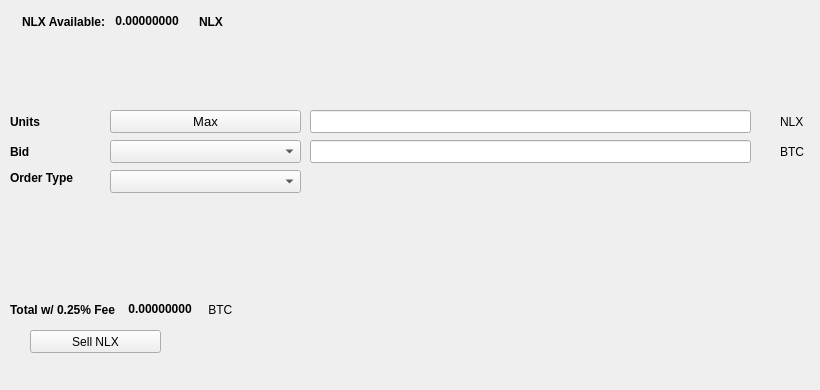
   <widget class="QWidget" name="SellTab">
    <attribute name="title">
     <string>Sell</string>
    </attribute>
    <widget class="QLabel" name="label_16">
     <property name="geometry">
      <rect>
       <x>780</x>
       <y>140</y>
       <width>31</width>
       <height>23</height>
      </rect>
     </property>
     <property name="text">
      <string>BTC</string>
     </property>
    </widget>
    <widget class="QComboBox" name="SellBidcomboBox">
     <property name="geometry">
      <rect>
       <x>110</x>
       <y>140</y>
       <width>191</width>
       <height>23</height>
      </rect>
     </property>
     <property name="font">
      <font>
       <pointsize>10</pointsize>
      </font>
     </property>
    </widget>
    <widget class="QLabel" name="label_18">
     <property name="geometry">
      <rect>
       <x>10</x>
       <y>110</y>
       <width>46</width>
       <height>23</height>
      </rect>
     </property>
     <property name="font">
      <font>
       <weight>75</weight>
       <bold>true</bold>
      </font>
     </property>
     <property name="text">
      <string>Units</string>
     </property>
    </widget>
    <widget class="QPushButton" name="Sell_Max_Amount">
     <property name="geometry">
      <rect>
       <x>110</x>
       <y>110</y>
       <width>191</width>
       <height>23</height>
      </rect>
     </property>
     <property name="font">
      <font>
       <pointsize>10</pointsize>
      </font>
     </property>
     <property name="text">
      <string>Max</string>
     </property>
    </widget>
    <widget class="QLabel" name="label_20">
     <property name="geometry">
      <rect>
       <x>10</x>
       <y>170</y>
       <width>91</width>
       <height>16</height>
      </rect>
     </property>
     <property name="font">
      <font>
       <weight>75</weight>
       <bold>true</bold>
      </font>
     </property>
     <property name="text">
      <string>Order Type</string>
     </property>
    </widget>
    <widget class="QComboBox" name="SellOrdertypeCombo">
     <property name="geometry">
      <rect>
       <x>110</x>
       <y>170</y>
       <width>191</width>
       <height>23</height>
      </rect>
     </property>
     <property name="font">
      <font>
       <pointsize>10</pointsize>
      </font>
     </property>
    </widget>
    <widget class="QLabel" name="label_21">
     <property name="geometry">
      <rect>
       <x>10</x>
       <y>140</y>
       <width>46</width>
       <height>23</height>
      </rect>
     </property>
     <property name="font">
      <font>
       <weight>75</weight>
       <bold>true</bold>
      </font>
     </property>
     <property name="text">
      <string>Bid</string>
     </property>
    </widget>
    <widget class="QLabel" name="label_22">
     <property name="geometry">
      <rect>
       <x>780</x>
       <y>110</y>
       <width>31</width>
       <height>23</height>
      </rect>
     </property>
     <property name="text">
      <string>NLX</string>
     </property>
    </widget>
    <widget class="QLineEdit" name="UnitsInputICH">
     <property name="geometry">
      <rect>
       <x>310</x>
       <y>110</y>
       <width>441</width>
       <height>23</height>
      </rect>
     </property>
     <property name="font">
      <font>
       <pointsize>9</pointsize>
       <weight>75</weight>
       <bold>true</bold>
      </font>
     </property>
    </widget>
    <widget class="QLineEdit" name="SellBidPriceEdit">
     <property name="geometry">
      <rect>
       <x>310</x>
       <y>140</y>
       <width>441</width>
       <height>23</height>
      </rect>
     </property>
     <property name="font">
      <font>
       <pointsize>9</pointsize>
       <weight>75</weight>
       <bold>true</bold>
      </font>
     </property>
    </widget>
    <widget class="QPushButton" name="SellICHBTN">
     <property name="geometry">
      <rect>
       <x>30</x>
       <y>330</y>
       <width>131</width>
       <height>23</height>
      </rect>
     </property>
     <property name="text">
      <string>Sell NLX</string>
     </property>
     <property name="icon">
      <iconset resource="../nullex">
       <normaloff>:/icons/bitcoin</normaloff>:/icons/bitcoin</iconset>
     </property>
    </widget>
    <widget class="QWidget" name="layoutWidget3">
     <property name="geometry">
      <rect>
       <x>22</x>
       <y>12</y>
       <width>258</width>
       <height>19</height>
      </rect>
     </property>
     <layout class="QHBoxLayout" name="horizontalLayout">
      <item>
       <widget class="QLabel" name="label232_2">
        <property name="font">
         <font>
          <weight>75</weight>
          <bold>true</bold>
         </font>
        </property>
        <property name="text">
         <string>NLX Available:</string>
        </property>
       </widget>
      </item>
      <item>
       <widget class="QLabel" name="ICHAvailableLabel">
        <property name="palette">
         <palette>
          <active>
           <colorrole role="WindowText">
            <brush brushstyle="SolidPattern">
             <color alpha="255">
              <red>0</red>
              <green>0</green>
              <blue>0</blue>
             </color>
            </brush>
           </colorrole>
           <colorrole role="Button">
            <brush brushstyle="SolidPattern">
             <color alpha="255">
              <red>0</red>
              <green>170</green>
              <blue>0</blue>
             </color>
            </brush>
           </colorrole>
           <colorrole role="Light">
            <brush brushstyle="SolidPattern">
             <color alpha="255">
              <red>0</red>
              <green>255</green>
              <blue>0</blue>
             </color>
            </brush>
           </colorrole>
           <colorrole role="Midlight">
            <brush brushstyle="SolidPattern">
             <color alpha="255">
              <red>0</red>
              <green>212</green>
              <blue>0</blue>
             </color>
            </brush>
           </colorrole>
           <colorrole role="Dark">
            <brush brushstyle="SolidPattern">
             <color alpha="255">
              <red>0</red>
              <green>85</green>
              <blue>0</blue>
             </color>
            </brush>
           </colorrole>
           <colorrole role="Mid">
            <brush brushstyle="SolidPattern">
             <color alpha="255">
              <red>0</red>
              <green>113</green>
              <blue>0</blue>
             </color>
            </brush>
           </colorrole>
           <colorrole role="Text">
            <brush brushstyle="SolidPattern">
             <color alpha="255">
              <red>0</red>
              <green>170</green>
              <blue>0</blue>
             </color>
            </brush>
           </colorrole>
           <colorrole role="BrightText">
            <brush brushstyle="SolidPattern">
             <color alpha="255">
              <red>255</red>
              <green>255</green>
              <blue>255</blue>
             </color>
            </brush>
           </colorrole>
           <colorrole role="ButtonText">
            <brush brushstyle="SolidPattern">
             <color alpha="255">
              <red>0</red>
              <green>0</green>
              <blue>0</blue>
             </color>
            </brush>
           </colorrole>
           <colorrole role="Base">
            <brush brushstyle="SolidPattern">
             <color alpha="255">
              <red>255</red>
              <green>255</green>
              <blue>255</blue>
             </color>
            </brush>
           </colorrole>
           <colorrole role="Window">
            <brush brushstyle="SolidPattern">
             <color alpha="255">
              <red>0</red>
              <green>170</green>
              <blue>0</blue>
             </color>
            </brush>
           </colorrole>
           <colorrole role="Shadow">
            <brush brushstyle="SolidPattern">
             <color alpha="255">
              <red>0</red>
              <green>0</green>
              <blue>0</blue>
             </color>
            </brush>
           </colorrole>
           <colorrole role="AlternateBase">
            <brush brushstyle="SolidPattern">
             <color alpha="255">
              <red>127</red>
              <green>212</green>
              <blue>127</blue>
             </color>
            </brush>
           </colorrole>
           <colorrole role="ToolTipBase">
            <brush brushstyle="SolidPattern">
             <color alpha="255">
              <red>255</red>
              <green>255</green>
              <blue>220</blue>
             </color>
            </brush>
           </colorrole>
           <colorrole role="ToolTipText">
            <brush brushstyle="SolidPattern">
             <color alpha="255">
              <red>0</red>
              <green>0</green>
              <blue>0</blue>
             </color>
            </brush>
           </colorrole>
          </active>
          <inactive>
           <colorrole role="WindowText">
            <brush brushstyle="SolidPattern">
             <color alpha="255">
              <red>0</red>
              <green>0</green>
              <blue>0</blue>
             </color>
            </brush>
           </colorrole>
           <colorrole role="Button">
            <brush brushstyle="SolidPattern">
             <color alpha="255">
              <red>0</red>
              <green>170</green>
              <blue>0</blue>
             </color>
            </brush>
           </colorrole>
           <colorrole role="Light">
            <brush brushstyle="SolidPattern">
             <color alpha="255">
              <red>0</red>
              <green>255</green>
              <blue>0</blue>
             </color>
            </brush>
           </colorrole>
           <colorrole role="Midlight">
            <brush brushstyle="SolidPattern">
             <color alpha="255">
              <red>0</red>
              <green>212</green>
              <blue>0</blue>
             </color>
            </brush>
           </colorrole>
           <colorrole role="Dark">
            <brush brushstyle="SolidPattern">
             <color alpha="255">
              <red>0</red>
              <green>85</green>
              <blue>0</blue>
             </color>
            </brush>
           </colorrole>
           <colorrole role="Mid">
            <brush brushstyle="SolidPattern">
             <color alpha="255">
              <red>0</red>
              <green>113</green>
              <blue>0</blue>
             </color>
            </brush>
           </colorrole>
           <colorrole role="Text">
            <brush brushstyle="SolidPattern">
             <color alpha="255">
              <red>0</red>
              <green>170</green>
              <blue>0</blue>
             </color>
            </brush>
           </colorrole>
           <colorrole role="BrightText">
            <brush brushstyle="SolidPattern">
             <color alpha="255">
              <red>255</red>
              <green>255</green>
              <blue>255</blue>
             </color>
            </brush>
           </colorrole>
           <colorrole role="ButtonText">
            <brush brushstyle="SolidPattern">
             <color alpha="255">
              <red>0</red>
              <green>0</green>
              <blue>0</blue>
             </color>
            </brush>
           </colorrole>
           <colorrole role="Base">
            <brush brushstyle="SolidPattern">
             <color alpha="255">
              <red>255</red>
              <green>255</green>
              <blue>255</blue>
             </color>
            </brush>
           </colorrole>
           <colorrole role="Window">
            <brush brushstyle="SolidPattern">
             <color alpha="255">
              <red>0</red>
              <green>170</green>
              <blue>0</blue>
             </color>
            </brush>
           </colorrole>
           <colorrole role="Shadow">
            <brush brushstyle="SolidPattern">
             <color alpha="255">
              <red>0</red>
              <green>0</green>
              <blue>0</blue>
             </color>
            </brush>
           </colorrole>
           <colorrole role="AlternateBase">
            <brush brushstyle="SolidPattern">
             <color alpha="255">
              <red>127</red>
              <green>212</green>
              <blue>127</blue>
             </color>
            </brush>
           </colorrole>
           <colorrole role="ToolTipBase">
            <brush brushstyle="SolidPattern">
             <color alpha="255">
              <red>255</red>
              <green>255</green>
              <blue>220</blue>
             </color>
            </brush>
           </colorrole>
           <colorrole role="ToolTipText">
            <brush brushstyle="SolidPattern">
             <color alpha="255">
              <red>0</red>
              <green>0</green>
              <blue>0</blue>
             </color>
            </brush>
           </colorrole>
          </inactive>
          <disabled>
           <colorrole role="WindowText">
            <brush brushstyle="SolidPattern">
             <color alpha="255">
              <red>0</red>
              <green>85</green>
              <blue>0</blue>
             </color>
            </brush>
           </colorrole>
           <colorrole role="Button">
            <brush brushstyle="SolidPattern">
             <color alpha="255">
              <red>0</red>
              <green>170</green>
              <blue>0</blue>
             </color>
            </brush>
           </colorrole>
           <colorrole role="Light">
            <brush brushstyle="SolidPattern">
             <color alpha="255">
              <red>0</red>
              <green>255</green>
              <blue>0</blue>
             </color>
            </brush>
           </colorrole>
           <colorrole role="Midlight">
            <brush brushstyle="SolidPattern">
             <color alpha="255">
              <red>0</red>
              <green>212</green>
              <blue>0</blue>
             </color>
            </brush>
           </colorrole>
           <colorrole role="Dark">
            <brush brushstyle="SolidPattern">
             <color alpha="255">
              <red>0</red>
              <green>85</green>
              <blue>0</blue>
             </color>
            </brush>
           </colorrole>
           <colorrole role="Mid">
            <brush brushstyle="SolidPattern">
             <color alpha="255">
              <red>0</red>
              <green>113</green>
              <blue>0</blue>
             </color>
            </brush>
           </colorrole>
           <colorrole role="Text">
            <brush brushstyle="SolidPattern">
             <color alpha="255">
              <red>0</red>
              <green>85</green>
              <blue>0</blue>
             </color>
            </brush>
           </colorrole>
           <colorrole role="BrightText">
            <brush brushstyle="SolidPattern">
             <color alpha="255">
              <red>255</red>
              <green>255</green>
              <blue>255</blue>
             </color>
            </brush>
           </colorrole>
           <colorrole role="ButtonText">
            <brush brushstyle="SolidPattern">
             <color alpha="255">
              <red>0</red>
              <green>85</green>
              <blue>0</blue>
             </color>
            </brush>
           </colorrole>
           <colorrole role="Base">
            <brush brushstyle="SolidPattern">
             <color alpha="255">
              <red>0</red>
              <green>170</green>
              <blue>0</blue>
             </color>
            </brush>
           </colorrole>
           <colorrole role="Window">
            <brush brushstyle="SolidPattern">
             <color alpha="255">
              <red>0</red>
              <green>170</green>
              <blue>0</blue>
             </color>
            </brush>
           </colorrole>
           <colorrole role="Shadow">
            <brush brushstyle="SolidPattern">
             <color alpha="255">
              <red>0</red>
              <green>0</green>
              <blue>0</blue>
             </color>
            </brush>
           </colorrole>
           <colorrole role="AlternateBase">
            <brush brushstyle="SolidPattern">
             <color alpha="255">
              <red>0</red>
              <green>170</green>
              <blue>0</blue>
             </color>
            </brush>
           </colorrole>
           <colorrole role="ToolTipBase">
            <brush brushstyle="SolidPattern">
             <color alpha="255">
              <red>255</red>
              <green>255</green>
              <blue>220</blue>
             </color>
            </brush>
           </colorrole>
           <colorrole role="ToolTipText">
            <brush brushstyle="SolidPattern">
             <color alpha="255">
              <red>0</red>
              <green>0</green>
              <blue>0</blue>
             </color>
            </brush>
           </colorrole>
          </disabled>
         </palette>
        </property>
        <property name="font">
         <font>
          <weight>75</weight>
          <bold>true</bold>
         </font>
        </property>
        <property name="text">
         <string> 0.00000000 </string>
        </property>
        <property name="textInteractionFlags">
         <set>Qt::LinksAccessibleByMouse|Qt::TextSelectableByKeyboard|Qt::TextSelectableByMouse</set>
        </property>
       </widget>
      </item>
      <item>
       <widget class="QLabel" name="labelICH">
        <property name="font">
         <font>
          <weight>75</weight>
          <bold>true</bold>
         </font>
        </property>
        <property name="text">
         <string>NLX</string>
        </property>
       </widget>
      </item>
     </layout>
    </widget>
    <widget class="QWidget" name="layoutWidget">
     <property name="geometry">
      <rect>
       <x>10</x>
       <y>300</y>
       <width>268</width>
       <height>19</height>
      </rect>
     </property>
     <layout class="QHBoxLayout" name="horizontalLayout_2">
      <item>
       <widget class="QLabel" name="label_19">
        <property name="font">
         <font>
          <weight>75</weight>
          <bold>true</bold>
         </font>
        </property>
        <property name="text">
         <string>Total w/ 0.25% Fee </string>
        </property>
       </widget>
      </item>
      <item>
       <widget class="QLabel" name="SellCostLabel">
        <property name="palette">
         <palette>
          <active>
           <colorrole role="WindowText">
            <brush brushstyle="SolidPattern">
             <color alpha="255">
              <red>0</red>
              <green>0</green>
              <blue>0</blue>
             </color>
            </brush>
           </colorrole>
           <colorrole role="Button">
            <brush brushstyle="SolidPattern">
             <color alpha="255">
              <red>0</red>
              <green>170</green>
              <blue>0</blue>
             </color>
            </brush>
           </colorrole>
           <colorrole role="Light">
            <brush brushstyle="SolidPattern">
             <color alpha="255">
              <red>0</red>
              <green>255</green>
              <blue>0</blue>
             </color>
            </brush>
           </colorrole>
           <colorrole role="Midlight">
            <brush brushstyle="SolidPattern">
             <color alpha="255">
              <red>0</red>
              <green>212</green>
              <blue>0</blue>
             </color>
            </brush>
           </colorrole>
           <colorrole role="Dark">
            <brush brushstyle="SolidPattern">
             <color alpha="255">
              <red>0</red>
              <green>85</green>
              <blue>0</blue>
             </color>
            </brush>
           </colorrole>
           <colorrole role="Mid">
            <brush brushstyle="SolidPattern">
             <color alpha="255">
              <red>0</red>
              <green>113</green>
              <blue>0</blue>
             </color>
            </brush>
           </colorrole>
           <colorrole role="Text">
            <brush brushstyle="SolidPattern">
             <color alpha="255">
              <red>0</red>
              <green>170</green>
              <blue>0</blue>
             </color>
            </brush>
           </colorrole>
           <colorrole role="BrightText">
            <brush brushstyle="SolidPattern">
             <color alpha="255">
              <red>255</red>
              <green>255</green>
              <blue>255</blue>
             </color>
            </brush>
           </colorrole>
           <colorrole role="ButtonText">
            <brush brushstyle="SolidPattern">
             <color alpha="255">
              <red>0</red>
              <green>0</green>
              <blue>0</blue>
             </color>
            </brush>
           </colorrole>
           <colorrole role="Base">
            <brush brushstyle="SolidPattern">
             <color alpha="255">
              <red>255</red>
              <green>255</green>
              <blue>255</blue>
             </color>
            </brush>
           </colorrole>
           <colorrole role="Window">
            <brush brushstyle="SolidPattern">
             <color alpha="255">
              <red>0</red>
              <green>170</green>
              <blue>0</blue>
             </color>
            </brush>
           </colorrole>
           <colorrole role="Shadow">
            <brush brushstyle="SolidPattern">
             <color alpha="255">
              <red>0</red>
              <green>0</green>
              <blue>0</blue>
             </color>
            </brush>
           </colorrole>
           <colorrole role="AlternateBase">
            <brush brushstyle="SolidPattern">
             <color alpha="255">
              <red>127</red>
              <green>212</green>
              <blue>127</blue>
             </color>
            </brush>
           </colorrole>
           <colorrole role="ToolTipBase">
            <brush brushstyle="SolidPattern">
             <color alpha="255">
              <red>255</red>
              <green>255</green>
              <blue>220</blue>
             </color>
            </brush>
           </colorrole>
           <colorrole role="ToolTipText">
            <brush brushstyle="SolidPattern">
             <color alpha="255">
              <red>0</red>
              <green>0</green>
              <blue>0</blue>
             </color>
            </brush>
           </colorrole>
          </active>
          <inactive>
           <colorrole role="WindowText">
            <brush brushstyle="SolidPattern">
             <color alpha="255">
              <red>0</red>
              <green>0</green>
              <blue>0</blue>
             </color>
            </brush>
           </colorrole>
           <colorrole role="Button">
            <brush brushstyle="SolidPattern">
             <color alpha="255">
              <red>0</red>
              <green>170</green>
              <blue>0</blue>
             </color>
            </brush>
           </colorrole>
           <colorrole role="Light">
            <brush brushstyle="SolidPattern">
             <color alpha="255">
              <red>0</red>
              <green>255</green>
              <blue>0</blue>
             </color>
            </brush>
           </colorrole>
           <colorrole role="Midlight">
            <brush brushstyle="SolidPattern">
             <color alpha="255">
              <red>0</red>
              <green>212</green>
              <blue>0</blue>
             </color>
            </brush>
           </colorrole>
           <colorrole role="Dark">
            <brush brushstyle="SolidPattern">
             <color alpha="255">
              <red>0</red>
              <green>85</green>
              <blue>0</blue>
             </color>
            </brush>
           </colorrole>
           <colorrole role="Mid">
            <brush brushstyle="SolidPattern">
             <color alpha="255">
              <red>0</red>
              <green>113</green>
              <blue>0</blue>
             </color>
            </brush>
           </colorrole>
           <colorrole role="Text">
            <brush brushstyle="SolidPattern">
             <color alpha="255">
              <red>0</red>
              <green>170</green>
              <blue>0</blue>
             </color>
            </brush>
           </colorrole>
           <colorrole role="BrightText">
            <brush brushstyle="SolidPattern">
             <color alpha="255">
              <red>255</red>
              <green>255</green>
              <blue>255</blue>
             </color>
            </brush>
           </colorrole>
           <colorrole role="ButtonText">
            <brush brushstyle="SolidPattern">
             <color alpha="255">
              <red>0</red>
              <green>0</green>
              <blue>0</blue>
             </color>
            </brush>
           </colorrole>
           <colorrole role="Base">
            <brush brushstyle="SolidPattern">
             <color alpha="255">
              <red>255</red>
              <green>255</green>
              <blue>255</blue>
             </color>
            </brush>
           </colorrole>
           <colorrole role="Window">
            <brush brushstyle="SolidPattern">
             <color alpha="255">
              <red>0</red>
              <green>170</green>
              <blue>0</blue>
             </color>
            </brush>
           </colorrole>
           <colorrole role="Shadow">
            <brush brushstyle="SolidPattern">
             <color alpha="255">
              <red>0</red>
              <green>0</green>
              <blue>0</blue>
             </color>
            </brush>
           </colorrole>
           <colorrole role="AlternateBase">
            <brush brushstyle="SolidPattern">
             <color alpha="255">
              <red>127</red>
              <green>212</green>
              <blue>127</blue>
             </color>
            </brush>
           </colorrole>
           <colorrole role="ToolTipBase">
            <brush brushstyle="SolidPattern">
             <color alpha="255">
              <red>255</red>
              <green>255</green>
              <blue>220</blue>
             </color>
            </brush>
           </colorrole>
           <colorrole role="ToolTipText">
            <brush brushstyle="SolidPattern">
             <color alpha="255">
              <red>0</red>
              <green>0</green>
              <blue>0</blue>
             </color>
            </brush>
           </colorrole>
          </inactive>
          <disabled>
           <colorrole role="WindowText">
            <brush brushstyle="SolidPattern">
             <color alpha="255">
              <red>0</red>
              <green>85</green>
              <blue>0</blue>
             </color>
            </brush>
           </colorrole>
           <colorrole role="Button">
            <brush brushstyle="SolidPattern">
             <color alpha="255">
              <red>0</red>
              <green>170</green>
              <blue>0</blue>
             </color>
            </brush>
           </colorrole>
           <colorrole role="Light">
            <brush brushstyle="SolidPattern">
             <color alpha="255">
              <red>0</red>
              <green>255</green>
              <blue>0</blue>
             </color>
            </brush>
           </colorrole>
           <colorrole role="Midlight">
            <brush brushstyle="SolidPattern">
             <color alpha="255">
              <red>0</red>
              <green>212</green>
              <blue>0</blue>
             </color>
            </brush>
           </colorrole>
           <colorrole role="Dark">
            <brush brushstyle="SolidPattern">
             <color alpha="255">
              <red>0</red>
              <green>85</green>
              <blue>0</blue>
             </color>
            </brush>
           </colorrole>
           <colorrole role="Mid">
            <brush brushstyle="SolidPattern">
             <color alpha="255">
              <red>0</red>
              <green>113</green>
              <blue>0</blue>
             </color>
            </brush>
           </colorrole>
           <colorrole role="Text">
            <brush brushstyle="SolidPattern">
             <color alpha="255">
              <red>0</red>
              <green>85</green>
              <blue>0</blue>
             </color>
            </brush>
           </colorrole>
           <colorrole role="BrightText">
            <brush brushstyle="SolidPattern">
             <color alpha="255">
              <red>255</red>
              <green>255</green>
              <blue>255</blue>
             </color>
            </brush>
           </colorrole>
           <colorrole role="ButtonText">
            <brush brushstyle="SolidPattern">
             <color alpha="255">
              <red>0</red>
              <green>85</green>
              <blue>0</blue>
             </color>
            </brush>
           </colorrole>
           <colorrole role="Base">
            <brush brushstyle="SolidPattern">
             <color alpha="255">
              <red>0</red>
              <green>170</green>
              <blue>0</blue>
             </color>
            </brush>
           </colorrole>
           <colorrole role="Window">
            <brush brushstyle="SolidPattern">
             <color alpha="255">
              <red>0</red>
              <green>170</green>
              <blue>0</blue>
             </color>
            </brush>
           </colorrole>
           <colorrole role="Shadow">
            <brush brushstyle="SolidPattern">
             <color alpha="255">
              <red>0</red>
              <green>0</green>
              <blue>0</blue>
             </color>
            </brush>
           </colorrole>
           <colorrole role="AlternateBase">
            <brush brushstyle="SolidPattern">
             <color alpha="255">
              <red>0</red>
              <green>170</green>
              <blue>0</blue>
             </color>
            </brush>
           </colorrole>
           <colorrole role="ToolTipBase">
            <brush brushstyle="SolidPattern">
             <color alpha="255">
              <red>255</red>
              <green>255</green>
              <blue>220</blue>
             </color>
            </brush>
           </colorrole>
           <colorrole role="ToolTipText">
            <brush brushstyle="SolidPattern">
             <color alpha="255">
              <red>0</red>
              <green>0</green>
              <blue>0</blue>
             </color>
            </brush>
           </colorrole>
          </disabled>
         </palette>
        </property>
        <property name="font">
         <font>
          <weight>75</weight>
          <bold>true</bold>
         </font>
        </property>
        <property name="autoFillBackground">
         <bool>false</bool>
        </property>
        <property name="text">
         <string> 0.00000000</string>
        </property>
        <property name="textInteractionFlags">
         <set>Qt::LinksAccessibleByMouse|Qt::TextSelectableByMouse</set>
        </property>
       </widget>
      </item>
      <item>
       <widget class="QLabel" name="label_17">
        <property name="font">
         <font>
          <weight>50</weight>
          <bold>false</bold>
         </font>
        </property>
        <property name="text">
         <string> BTC</string>
        </property>
       </widget>
      </item>
     </layout>
    </widget>
    <widget class="QLabel" name="label_23">
     <property name="geometry">
      <rect>
       <x>460</x>
       <y>300</y>
       <width>281</width>
       <height>81</height>
      </rect>
     </property>
     <property name="text">
      <string/>
     </property>
     <property name="pixmap">
      <pixmap>:/images/bittrex</pixmap>
     </property>
    </widget>
   </widget>
